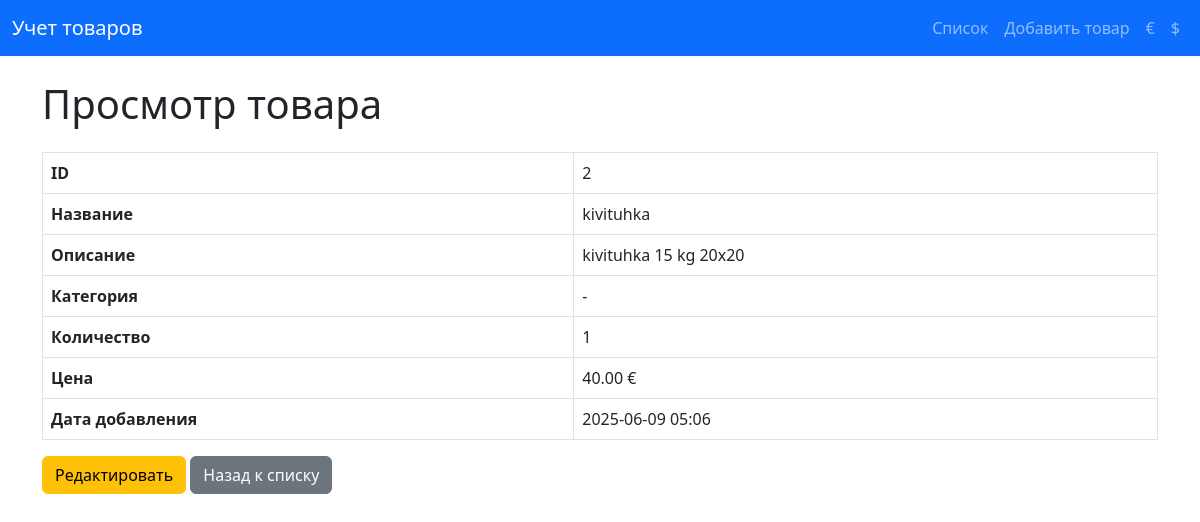
Page /view/2 on the committed database.
### app.py (models this page shows, shortened)
class Product(db.Model):
    id = db.Column(db.Integer, primary_key=True)
    name = db.Column(db.String(100), nullable=False)
    description = db.Column(db.String(200), nullable=True)
    quantity = db.Column(db.Integer, nullable=False, default=0)
    price = db.Column(db.Float, nullable=False, default=0.0)
    created_at = db.Column(db.DateTime, default=datetime.utcnow)
    category_id = db.Column(db.Integer, db.ForeignKey('category.id'), nullable=True)
    category = db.relationship('Category', backref=db.backref('products', lazy=True))
    image_filename = db.Column(db.String(200), nullable=True)

### app.py (the view)
@app.route('/view/<int:product_id>')
def view(product_id):
    product = Product.query.get_or_404(product_id)
    return render_template('view.html', product=product)

### templates/view.html (shortened to what this page needs)
{% extends "base.html" %}
{% block content %}
<h1 class="mb-4">Просмотр товара</h1>
<table class="table table-bordered">
    <tr>
        <th>ID</th>
        <td>{{ product.id }}</td>
    </tr>
    <tr>
        <th>Название</th>
        <td>{{ product.name }}</td>
    </tr>
    <tr>
        <th>Описание</th>
        <td>{{ product.description or '-' }}</td>
    </tr>
    <tr>
        <th>Категория</th>
        <td>{{ product.category.name if product.category else '-' }}</td>
    </tr>
    <tr>
        <th>Количество</th>
        <td>{{ product.quantity }}</td>
    </tr>
    <tr>
        <th>Цена</th>
        <td>{{ "{:.2f}".format(product.price) }} €</td>
    </tr>
    <tr>
        <th>Дата добавления</th>
        <td>{{ product.created_at.strftime('%Y-%m-%d %H:%M') }}</td>
    </tr>
</table>
<a href="{{ url_for('edit', product_id=product.id) }}" class="btn btn-warning">Редактировать</a>
<a href="{{ url_for('index') }}" class="btn btn-secondary">Назад к списку</a>
{% endblock %}

### rows in the picture
Product: id "2", name "kivituhka", description "kivituhka 15 kg 20x20", quantity "1", price "40.00", created_at "2025-06-09 05:06"

### other values in the picture
{{ product.category.name if product.category else '-' }} "-"
